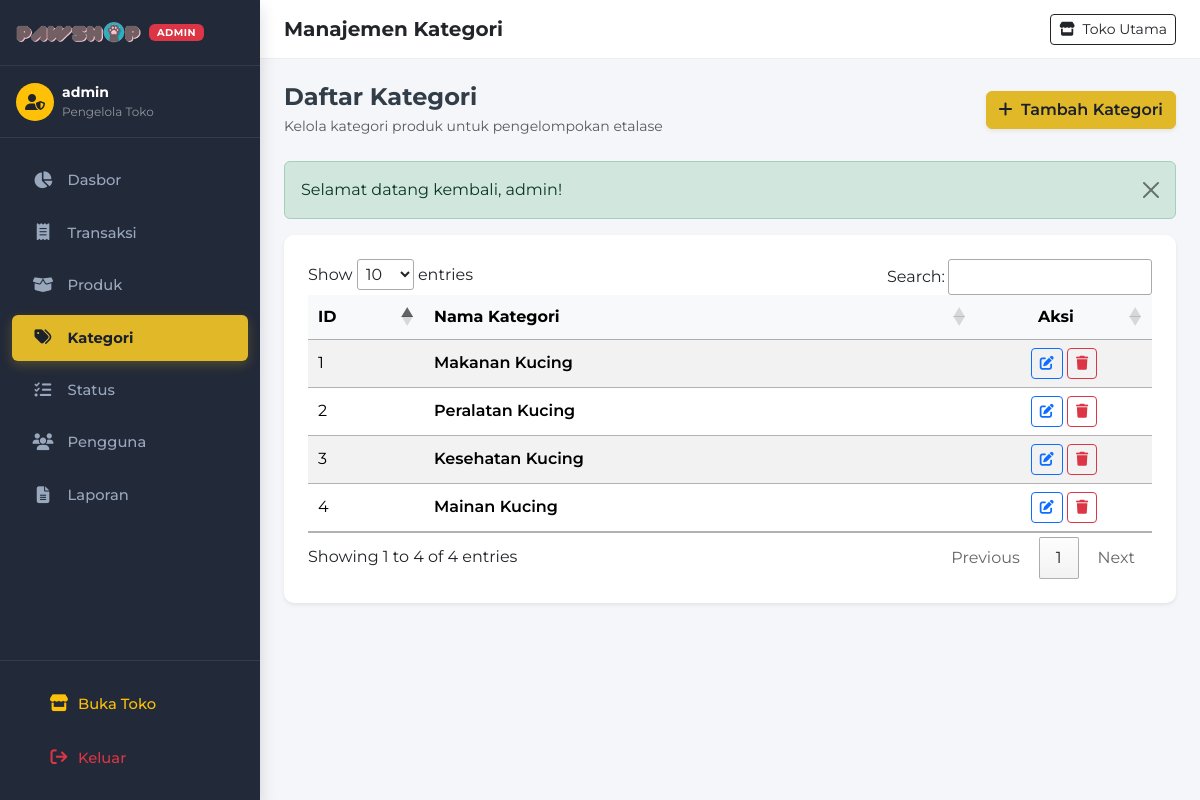
Screenshot of /admin/categories.php (signed in) with the database file from the repository.
### tables this page shows
CREATE TABLE IF NOT EXISTS `users` (
  `id` int(11) NOT NULL AUTO_INCREMENT,
  `username` varchar(50) NOT NULL,
  `password` varchar(255) NOT NULL,
  `phone_number` varchar(30) DEFAULT NULL,
  `remember_token` varchar(255) DEFAULT '',
  `privilege` varchar(20) NOT NULL DEFAULT 'user',
  PRIMARY KEY (`id`),
  UNIQUE KEY `username` (`username`)
);

CREATE TABLE IF NOT EXISTS `kategori` (
  `id` int(11) NOT NULL AUTO_INCREMENT,
  `name` varchar(50) NOT NULL,
  PRIMARY KEY (`id`)
);

### src/AuthService.php (called while the page is built, shortened)
<?php
class AuthService
{
    public static function getUserById(int $userId): ?array
    {
        return Database::fetchOne("SELECT id, username, phone_number, privilege FROM users WHERE id = ?", [$userId]);
    }
    public static function getCurrentUserId(): ?int
    {
        return isset($_SESSION['userid']) ? (int)$_SESSION['userid'] : null;
    }
    public static function getCurrentUser(): ?array
    {
        $id = self::getCurrentUserId();
        return $id ? self::getUserById($id) : null;
    }
}

### src/Database.php (called while the page is built, shortened)
<?php
class Database
{
    private static ?Database $instance = null;
    private function __construct()
    {
        $host = getenv('DB_HOST') ?: 'localhost';
        $user = getenv('DB_USER') ?: 'root';
        $pass = getenv('DB_PASS') !== false ? getenv('DB_PASS') : '';
        $name = getenv('DB_NAME') ?: 'pawshop';
        $port = getenv('DB_PORT') ? (int)getenv('DB_PORT') : 3306;
        if (extension_loaded('pdo_mysql')) {
            $dsn = "mysql:host={$host};port={$port};dbname={$name};charset=utf8mb4";
            $options = [
                PDO::ATTR_ERRMODE            => PDO::ERRMODE_EXCEPTION,
                PDO::ATTR_DEFAULT_FETCH_MODE => PDO::FETCH_ASSOC,
                PDO::ATTR_EMULATE_PREPARES   => false,
            ];
            try {
                $this->pdo = new PDO($dsn, $user, $pass, $options);
                $this->usePdo = true;
                return;
            } catch (PDOException $e) {
            }
        }
        die("Database connection failed: Neither PDO (pdo_mysql) nor MySQLi extension is installed.");
    }
    public static function getInstance(): Database
    {
        if (self::$instance === null) {
            self::$instance = new self();
        }
        return self::$instance;
    }
    public static function query(string $sql, array $params = []): array
    {
        $db = self::getInstance();
        if ($db->usePdo && $db->pdo) {
            $stmt = $db->pdo->prepare($sql);
            $stmt->execute($params);
            return $stmt->fetchAll();
        }
        return [];
    }
    public static function fetchOne(string $sql, array $params = []): ?array
    {
        $db = self::getInstance();
        if ($db->usePdo && $db->pdo) {
            $stmt = $db->pdo->prepare($sql);
            $stmt->execute($params);
            $res = $stmt->fetch();
            return $res ?: null;
        }
        return null;
    }
}

### config/database.php (called while the page is built, shortened)
<?php
spl_autoload_register(function ($class) {
    $prefix = 'App\\';
    $base_dir = ROOT_PATH . '/src/';
    $len = strlen($prefix);
    $relative_class = substr($class, $len);
    $file = $base_dir . str_replace('\\', '/', $relative_class) . '.php';
});
require_once ROOT_PATH . '/src/helpers.php';

### src/ProductService.php (called while the page is built, shortened)
<?php
class ProductService
{
    public static function getAllCategories(): array
    {
        return Database::query("SELECT * FROM kategori ORDER BY id ASC");
    }
}

### admin/categories.php (the view, shortened to what this page needs)
<?php
require_once __DIR__ . '/../config/database.php';
$categories = ProductService::getAllCategories();
include __DIR__ . '/../includes/admin-header.php';
?>
<div class="d-flex justify-content-between align-items-center mb-4">
  <div>
    <h4 class="fw-bold mb-1">Daftar Kategori</h4>
    <p class="text-muted small mb-0">Kelola kategori produk untuk pengelompokan etalase</p>
  </div>
  <button type="button" class="btn btn-pawshop shadow-sm" data-bs-toggle="modal" data-bs-target="#createCategory">
    <i class="fa-solid fa-plus me-1"></i> Tambah Kategori
  </button>
</div>
<?= render_flash() ?>
<div class="card shadow-sm border-0">
  <div class="card-body p-4">
    <div class="table-responsive">
      <table class="table table-striped table-hover align-middle mb-0" id="categoryDataTables">
        <thead class="table-light">
          <tr>
            <th style="width: 80px;">ID</th>
            <th>Nama Kategori</th>
            <th style="width: 140px;" class="text-center">Aksi</th>
          </tr>
        </thead>
        <tbody>
          <?php foreach ($categories as $row): ?>
            <tr>
              <td><?= $row['id']; ?></td>
              <td class="fw-semibold"><?= htmlspecialchars($row['name']); ?></td>
              <td class="text-center">
                <button type="button" class="btn btn-sm btn-outline-primary" data-bs-toggle="modal" data-bs-target="#editCategory" data-id="<?= $row['id']; ?>" title="Edit">
                  <i class="fa-solid fa-pen-to-square"></i>
                </button>
                <button type="button" class="btn btn-sm btn-outline-danger" data-bs-toggle="modal" data-bs-target="#deleteCategory" data-id="<?= $row['id']; ?>" title="Hapus">
                  <i class="fa-solid fa-trash"></i>
                </button>
              </td>
            </tr>
          <?php endforeach; ?>
        </tbody>
      </table>
    </div>
  </div>
</div>
<?php include __DIR__ . '/../includes/admin-footer.php'; ?>

### includes/admin-sidebar.php (shortened to what this page needs)
<?php
$cur = basename($_SERVER['PHP_SELF']);
$adminUser = \App\AuthService::getCurrentUser();
?>
<aside class="admin-sidebar shadow" id="adminSidebar">
  <div class="sidebar-brand d-flex align-items-center justify-content-between">
    <a href="<?= BASE_URL ?>admin/index.php" class="d-flex align-items-center gap-2 text-decoration-none text-nowrap">
      <img src="<?= BASE_URL ?>assets/images/brand/logo.png" style="height: 25px; max-width: 125px; object-fit: contain;" alt="Pawshop">
      <span class="badge bg-danger text-uppercase px-2 py-1 flex-shrink-0" style="font-size: 0.62rem; letter-spacing: 0.5px; font-weight: 700;">ADMIN</span>
    </a>
  </div>
  <div class="px-3 py-3 border-bottom border-secondary border-opacity-25 d-flex align-items-center gap-2">
    <div class="bg-warning text-dark rounded-circle d-flex align-items-center justify-content-center fw-bold flex-shrink-0" style="width: 38px; height: 38px;">
      <i class="fa-solid fa-user-shield"></i>
    </div>
    <div class="overflow-hidden">
      <div class="text-white fw-bold text-truncate small"><?= htmlspecialchars($adminUser['username'] ?? 'Administrator') ?></div>
      <div class="text-white-50" style="font-size: 0.75rem;">Pengelola Toko</div>
    </div>
  </div>
  <nav class="mt-3 flex-grow-1">
    <ul class="nav flex-column">
      <li class="nav-item">
        <a class="nav-link <?= ($cur == 'index.php') ? 'active' : '' ?>" href="<?= BASE_URL ?>admin/index.php">
          <i class="fa-solid fa-chart-pie"></i>
          <span>Dasbor</span>
        </a>
      </li>
      <li class="nav-item">
        <a class="nav-link <?= ($cur == 'transactions.php') ? 'active' : '' ?>" href="<?= BASE_URL ?>admin/transactions.php">
          <i class="fa-solid fa-receipt"></i>
          <span>Transaksi</span>
        </a>
      </li>
      <li class="nav-item">
        <a class="nav-link <?= ($cur == 'products.php') ? 'active' : '' ?>" href="<?= BASE_URL ?>admin/products.php">
          <i class="fa-solid fa-box-open"></i>
          <span>Produk</span>
        </a>
      </li>
      <li class="nav-item">
        <a class="nav-link <?= ($cur == 'categories.php') ? 'active' : '' ?>" href="<?= BASE_URL ?>admin/categories.php">
          <i class="fa-solid fa-tags"></i>
          <span>Kategori</span>
        </a>
      </li>
      <li class="nav-item">
        <a class="nav-link <?= ($cur == 'statuses.php') ? 'active' : '' ?>" href="<?= BASE_URL ?>admin/statuses.php">
          <i class="fa-solid fa-list-check"></i>
          <span>Status</span>
        </a>
      </li>
      <li class="nav-item">
        <a class="nav-link <?= ($cur == 'users.php') ? 'active' : '' ?>" href="<?= BASE_URL ?>admin/users.php">
          <i class="fa-solid fa-users"></i>
          <span>Pengguna</span>
        </a>
      </li>
      <li class="nav-item">
        <a class="nav-link <?= ($cur == 'reports.php') ? 'active' : '' ?>" href="<?= BASE_URL ?>admin/reports.php">
          <i class="fa-solid fa-file-lines"></i>
          <span>Laporan</span>
        </a>
      </li>
    </ul>
  </nav>
  <div class="p-3 border-top border-secondary border-opacity-25 mt-auto">
    <a href="<?= BASE_URL ?>index.php" target="_blank" class="nav-link mb-2 text-warning d-flex align-items-center gap-2">
      <i class="fa-solid fa-store"></i>
      <span>Buka Toko</span>
    </a>
    <a href="<?= BASE_URL ?>auth/logout.php" class="nav-link text-danger d-flex align-items-center gap-2">
      <i class="fa-solid fa-arrow-right-from-bracket"></i>
      <span>Keluar</span>
    </a>
  </div>
</aside>

### assets/css/style.css (style rules this page uses)
:root { --pawshop-primary: #e0b828; --pawshop-primary-hover: #cfa517; --pawshop-dark: #293144; --pawshop-navy: #293144; --pawshop-dark-hover: #1e2433; --pawshop-sidebar: #222938; --pawshop-sidebar-active: #2e374b; --pawshop-sidebar-text: #9aa8bd; --pawshop-sidebar-hover: #2b3447; --pawshop-blue: #20639b; --pawshop-coral: #ed553b; --pawshop-teal: #3caea3; --pawshop-yellow: #f6d55c; --pawshop-bg: #f8f9fc; }
body { font-family: 'Montserrat', -apple-system, BlinkMacSystemFont, "Segoe UI", Roboto, sans-serif; color: #333d47; background-color: var(--pawshop-bg); }
.btn-pawshop { background-color: var(--pawshop-primary); border-color: var(--pawshop-primary); color: #1a202c; font-weight: 600; transition: all 0.2s ease-in-out; }
.card { border-radius: 10px; border: 1px solid rgba(0,0,0,0.06); transition: transform 0.2s ease, box-shadow 0.2s ease; }
.admin-sidebar { width: 260px; background-color: var(--pawshop-sidebar); color: var(--pawshop-sidebar-text); flex-shrink: 0; display: flex; flex-direction: column; transition: all 0.3s ease; z-index: 1030; }
.admin-sidebar .sidebar-brand { padding: 1.25rem 1rem; border-bottom: 1px solid rgba(255, 255, 255, 0.08); }
.admin-sidebar .nav-link { color: var(--pawshop-sidebar-text); padding: 0.75rem 1.25rem; font-weight: 500; font-size: 0.92rem; display: flex; align-items: center; gap: 0.85rem; border-radius: 6px; margin: 0.2rem 0.75rem; transition: all 0.15s ease-in-out; }
.admin-sidebar .nav-link.active { background-color: var(--pawshop-primary); color: #1a202c !important; font-weight: 700; box-shadow: 0 4px 12px rgba(224, 184, 40, 0.25); }
.admin-sidebar .nav-link i { font-size: 1.05rem; width: 22px; text-align: center; }

### rows the page displays
users: username "admin"
kategori: id "1", name "Makanan Kucing"
kategori: id "2", name "Peralatan Kucing"
kategori: id "3", name "Kesehatan Kucing"
kategori: id "4", name "Mainan Kucing"

### other values shown
$pageTitle "Manajemen Kategori"
